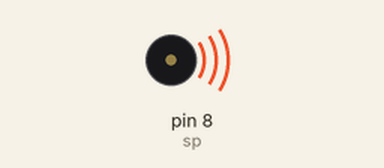
Recording of a sketch running on a simulated Arduino Uno, built with avr-gcc and run on an emulated ATmega328P. Parts: buzzer (waves = sounding).

Above: at 0.1 s.
Timing chart, 0 to 1.6 s (numbered marks = the images above):
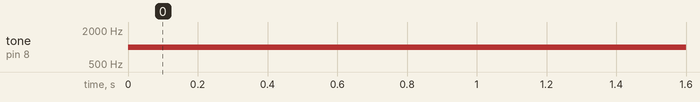

Measured:
- by itself, tone on pin 8 (sp): silent → 1000 Hz at 0.00 s

The sketch:

ex10_3.ino
```cpp
int sp=8;
void setup()
{}
void loop()
{
tone(sp,1000);
}
```
